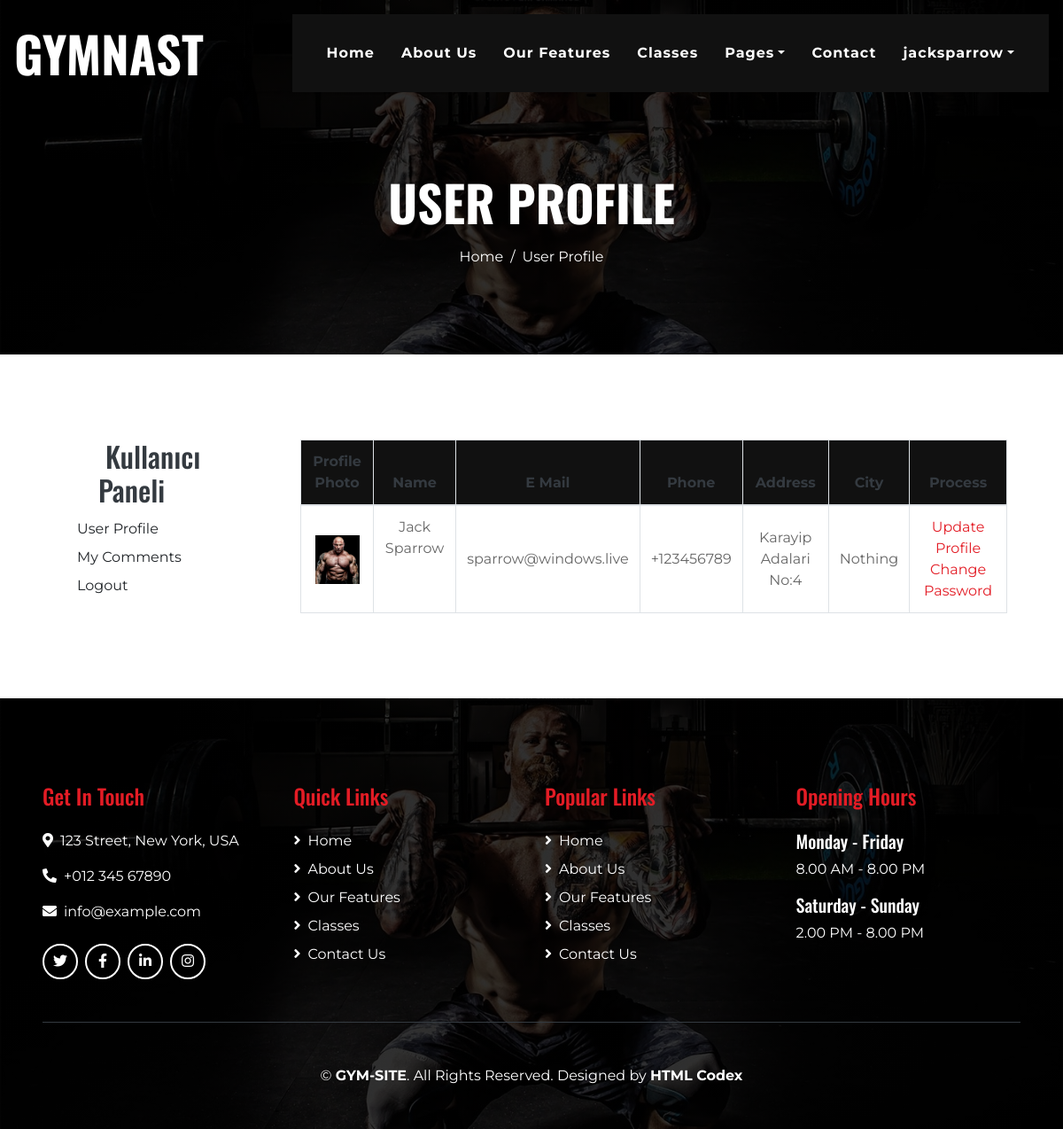
Before: /user/ (signed in) with the older database file.
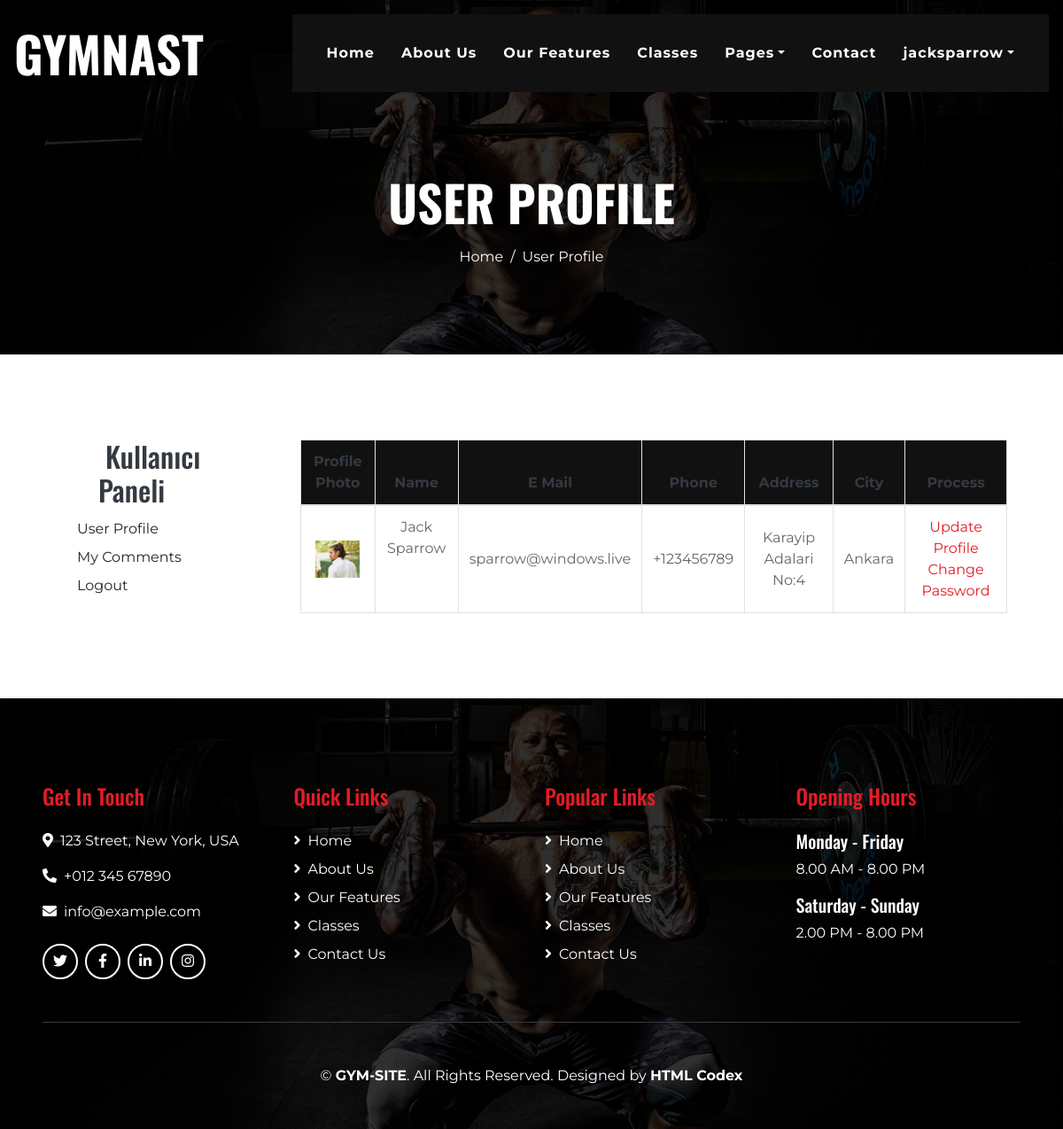
After: the same page with the newer database file.
### home/models.py (models this page shows, shortened)
class UserProfile(models.Model):
    user = models.OneToOneField(User, on_delete=models.CASCADE)
    phone = models.CharField(blank=True, max_length=20)
    address = models.CharField(blank=True, max_length=150)
    city = models.CharField(blank=True, max_length=20)
    country = models.CharField(blank=True, max_length=50)
    image = models.ImageField(blank=True, upload_to='images/users/')
    def __str__(self):
        return self.user.username
    def image_tag(self):
        return mark_safe('<img src="{}" height="50"/>'.format(self.image.url))
    image_tag.short_description = 'Image'

### user/views.py (the view)
# urls.py: path("", views.index, name="index"),
def index(request):
    current_user = request.user
    profile = UserProfile.objects.get(user_id = current_user.pk)
    print(profile)
    context = {'profile': profile}
    return render(request, 'user_profile.html', context)

### user/templates/user_profile.html (shortened to what this page needs)
{% extends 'homebase.html' %}
{% load static %}
{% block body %}
<div class="container-fluid page-header mb-5">
    <div class="d-flex flex-column align-items-center justify-content-center pt-0 pt-lg-5" style="min-height: 400px">
        <h4 class="display-4 mb-3 mt-0 mt-lg-5 text-white text-uppercase font-weight-bold">User Profile</h4>
        <div class="d-inline-flex">
            <p class="m-0 text-white"><a class="text-white" href="/home">Home</a></p>
            <p class="m-0 text-white px-2">/</p>
            <p class="m-0 text-white">User Profile</p>
        </div>
    </div>
</div>
    <div class="container-fluid pt-5">
        <div class="row px-xl-5">
            {% include 'user_panel.html' %}
                <div class="col-lg-9 table-responsive mb-5">
                <table class="table table-bordered text-center mb-0">
                    <thead class="bg-secondary text-dark">
                        <tr>
                            <th>Profile Photo</th>
                            <th>Name</th>
                            <th>E Mail</th>
                            <th>Phone</th>
                            <th>Address</th>
                            <th>City</th>
                            <th>Process</th>
                        </tr>
                    </thead>
                    <tbody class="align-middle">
                        <tr>
                            <td class="align-middle"><img src="{{  profile.image.url }}" alt="" style="width: 50px;"></td>
                            <td>{{ profile.user.get_full_name }}</td>
                            <td class="align-middle">{{ profile.user.email}}</td>
                            <td class="align-middle">{{ profile.phone}}</td>
                            <td class="align-middle">{{ profile.address}}</td>
                            <td class="align-middle">{{ profile.city}}</td>
                            <td class="align-middle">
                                <a href="/user/update" class="primary-btn">Update Profile</a>
                                <a href="/user/password" class="primary-btn">Change Password</a>
                            </td>
                        </tr>
                    </tbody>
                </table>
            </div>
        </div>
    </div>
 {% endblock %}

### home/templates/homebase.html (shortened to what this page needs)
{% load static %}
<!DOCTYPE html>
<html lang="en">
<head>
    <link href="https://cdnjs.cloudflare.com/ajax/libs/font-awesome/5.10.0/css/all.min.css" rel="stylesheet">
    <link href="{% static 'lib/flaticon/font/flaticon.css' %}" rel="stylesheet">
    <link href="{% static 'css/style.min.css' %}" rel="stylesheet">
</head>
<body>
{% include 'header.html' %}
{% block body %} {% endblock %}
{% include 'footer.html' %}
</body>

### home/templates/header.html (shortened to what this page needs)
{% load static %}
{% load active_link_tags %}
    <div class="container-fluid p-0 nav-bar">
        <nav class="navbar navbar-expand-lg bg-none navbar-dark py-3">
            <a href="" class="navbar-brand">
                <h1 class="m-0 display-4 font-weight-bold text-uppercase text-white">Gymnast</h1>
            </a>
            <div class="collapse navbar-collapse justify-content-between" id="navbarCollapse">
                <div class="navbar-nav ml-auto p-4 bg-secondary">
                {% with request.resolver_match.url_name as url_name %}
                    <a href="/" class="nav-item nav-link {% if url_name == 'home' %}active{% endif %}">Home</a>
                    <a href="about" class="nav-item nav-link {% if url_name == 'about' %}active{% endif %}">About Us</a>
                    <a href="feature" class="nav-item nav-link {% if url_name == 'feature' %}active{% endif %}">Our Features</a>
                    <a href="classes" class="nav-item nav-link {% if url_name == 'classes' %}active{% endif %}">Classes</a>
                    <div class="nav-item dropdown">
                        <a href="/pages" class="nav-link dropdown-toggle {% if url_name == 'blog' or url_name == 'single' %}active{% endif %}" data-toggle="dropdown">Pages</a>
                    </div>
                    <a href="/contact" class="nav-item nav-link {% if url_name == 'contact' %}active{% endif %}">Contact</a>
                {%  if user.id is not None %}
                <div class="nav-item dropdown">
                    <a href="#" class="nav-link dropdown-toggle {% if url_name  == 'user' %}active{% endif %}" data-toggle="dropdown">{{ user.username }}</a>
                </div>
                {% else %}
                    <a href="/login" class="nav-item nav-link">Log In</a>
                {% endif %}
                {% endwith %}
            </div>
        </div>
                </div>

### user/templates/user_panel.html
<div class="col-lg-3 mb-5">
    <h2 class="section-title px-5"><span class="px-2">Kullanıcı Paneli</span></h2>
         <a href="/user"  class="dropdown-item">User Profile</a>
         <a href="/user/comments"  class="dropdown-item">My Comments</a>
         <a href="/logout"  class="dropdown-item">Logout</a>
</div>

### home/templates/footer.html (shortened to what this page needs)
{% load static %}
    <div class="footer container-fluid mt-5 py-5 px-sm-3 px-md-5 text-white">
        <div class="row pt-5">
            <div class="col-lg-3 col-md-6 mb-5">
                <h4 class="text-primary mb-4">Get In Touch</h4>
                <p><i class="fa fa-map-marker-alt mr-2"></i>123 Street, New York, USA</p>
                <p><i class="fa fa-phone-alt mr-2"></i>+012 345 67890</p>
                <p><i class="fa fa-envelope mr-2"></i>info@example.com</p>
                <div class="d-flex justify-content-start mt-4">
                    <a class="btn btn-outline-light rounded-circle text-center mr-2 px-0" style="width: 40px; height: 40px;" href="#"><i class="fab fa-twitter"></i></a>
                    <a class="btn btn-outline-light rounded-circle text-center mr-2 px-0" style="width: 40px; height: 40px;" href="#"><i class="fab fa-facebook-f"></i></a>
                    <a class="btn btn-outline-light rounded-circle text-center mr-2 px-0" style="width: 40px; height: 40px;" href="#"><i class="fab fa-linkedin-in"></i></a>
                    <a class="btn btn-outline-light rounded-circle text-center mr-2 px-0" style="width: 40px; height: 40px;" href="#"><i class="fab fa-instagram"></i></a>
                </div>
            </div>
            <div class="col-lg-3 col-md-6 mb-5">
                <h4 class="text-primary mb-4">Quick Links</h4>
                <div class="d-flex flex-column justify-content-start">
                    <a class="text-white mb-2" href="/home"><i class="fa fa-angle-right mr-2"></i>Home</a>
                    <a class="text-white mb-2" href="/about"><i class="fa fa-angle-right mr-2"></i>About Us</a>
                    <a class="text-white mb-2" href="/feature"><i class="fa fa-angle-right mr-2"></i>Our Features</a>
                    <a class="text-white mb-2" href="/classes"><i class="fa fa-angle-right mr-2"></i>Classes</a>
                    <a class="text-white" href="/contact"><i class="fa fa-angle-right mr-2"></i>Contact Us</a>
                </div>
            </div>
            <div class="col-lg-3 col-md-6 mb-5">
                <h4 class="text-primary mb-4">Popular Links</h4>
                <div class="d-flex flex-column justify-content-start">
                    <a class="text-white mb-2" href="/home"><i class="fa fa-angle-right mr-2"></i>Home</a>
                    <a class="text-white mb-2" href="/about"><i class="fa fa-angle-right mr-2"></i>About Us</a>
                    <a class="text-white mb-2" href="/feature"><i class="fa fa-angle-right mr-2"></i>Our Features</a>
                    <a class="text-white mb-2" href="/classes"><i class="fa fa-angle-right mr-2"></i>Classes</a>
                    <a class="text-white" href="/contact"><i class="fa fa-angle-right mr-2"></i>Contact Us</a>
                </div>
            </div>
            <div class="col-lg-3 col-md-6 mb-5">
                <h4 class="text-primary mb-4">Opening Hours</h4>
                <h5 class="text-white">Monday - Friday</h5>
                <p>8.00 AM - 8.00 PM</p>
                <h5 class="text-white">Saturday - Sunday</h5>
                <p>2.00 PM - 8.00 PM</p>
            </div>
        </div>
        <div class="container border-top border-dark pt-5">
            <p class="m-0 text-center text-white">
                &copy; <a class="text-white font-weight-bold" href="/home">GYM-SITE</a>. All Rights Reserved. Designed by
                <a class="text-white font-weight-bold" href="https://htmlcodex.com">HTML Codex</a>
            </p>
        </div>
    </div>

Changed rows visible on the page:
changed UserProfile "Karayip Adalari No:4": image: a different picture; city "Nothing" → "Ankara"
